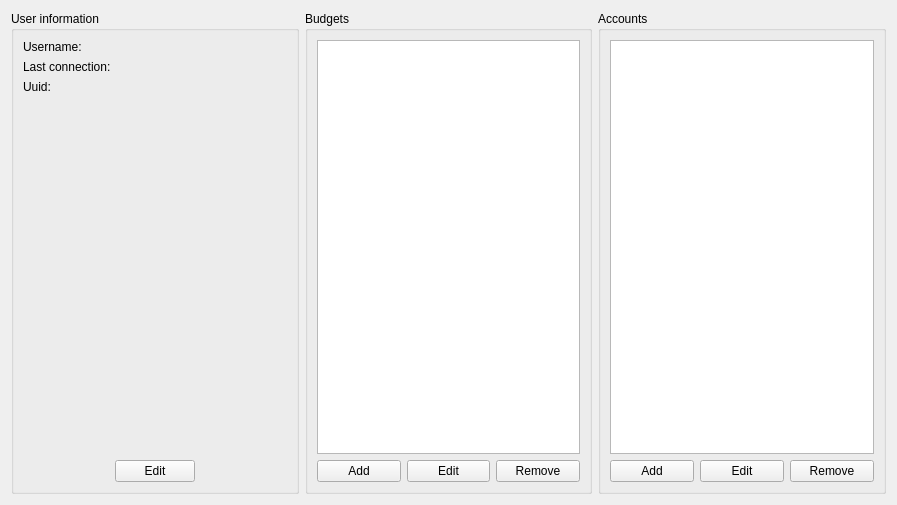
<?xml version="1.0" encoding="UTF-8"?>
<ui version="4.0">
 <class>UserViewer</class>
 <widget class="QWidget" name="UserViewer">
  <property name="geometry">
   <rect>
    <x>0</x>
    <y>0</y>
    <width>897</width>
    <height>505</height>
   </rect>
  </property>
  <property name="windowTitle">
   <string>Form</string>
  </property>
  <layout class="QHBoxLayout" name="horizontalLayout">
   <item>
    <widget class="QGroupBox" name="group_user_info">
     <property name="title">
      <string>User information</string>
     </property>
     <layout class="QVBoxLayout" name="verticalLayout_5">
      <item>
       <layout class="QHBoxLayout" name="horizontalLayout_2">
        <item>
         <layout class="QVBoxLayout" name="verticalLayout_4">
          <item>
           <widget class="QLabel" name="username_key">
            <property name="text">
             <string>Username:</string>
            </property>
           </widget>
          </item>
          <item>
           <widget class="QLabel" name="last_conn_key">
            <property name="text">
             <string>Last connection:</string>
            </property>
           </widget>
          </item>
          <item>
           <widget class="QLabel" name="uuid_key">
            <property name="text">
             <string>Uuid:</string>
            </property>
           </widget>
          </item>
         </layout>
        </item>
        <item>
         <layout class="QVBoxLayout" name="verticalLayout">
          <item>
           <widget class="QLabel" name="uuid_value">
            <property name="text">
             <string>&lt;uuid&gt;</string>
            </property>
           </widget>
          </item>
          <item>
           <widget class="QLabel" name="username_vaue">
            <property name="text">
             <string>&lt;username&gt;</string>
            </property>
           </widget>
          </item>
          <item>
           <widget class="QLabel" name="last_conn_value">
            <property name="text">
             <string>&lt;last-connection&gt;</string>
            </property>
           </widget>
          </item>
         </layout>
        </item>
       </layout>
      </item>
      <item>
       <spacer name="user_info_vspacer">
        <property name="orientation">
         <enum>Qt::Vertical</enum>
        </property>
        <property name="sizeHint" stdset="0">
         <size>
          <width>20</width>
          <height>342</height>
         </size>
        </property>
       </spacer>
      </item>
      <item>
       <layout class="QHBoxLayout" name="user_buttons">
        <item>
         <spacer name="left_hspacer">
          <property name="orientation">
           <enum>Qt::Horizontal</enum>
          </property>
          <property name="sizeHint" stdset="0">
           <size>
            <width>40</width>
            <height>20</height>
           </size>
          </property>
         </spacer>
        </item>
        <item>
         <widget class="QPushButton" name="edit_user">
          <property name="text">
           <string>Edit</string>
          </property>
         </widget>
        </item>
        <item>
         <spacer name="right_hspacer">
          <property name="orientation">
           <enum>Qt::Horizontal</enum>
          </property>
          <property name="sizeHint" stdset="0">
           <size>
            <width>40</width>
            <height>20</height>
           </size>
          </property>
         </spacer>
        </item>
       </layout>
      </item>
     </layout>
    </widget>
   </item>
   <item>
    <widget class="QGroupBox" name="group_budgets">
     <property name="title">
      <string>Budgets</string>
     </property>
     <layout class="QVBoxLayout" name="verticalLayout_2">
      <item>
       <widget class="QListWidget" name="list_budgets">
        <property name="editTriggers">
         <set>QAbstractItemView::NoEditTriggers</set>
        </property>
       </widget>
      </item>
      <item>
       <layout class="QHBoxLayout" name="budgets_buttons">
        <item>
         <widget class="QPushButton" name="add_budget">
          <property name="text">
           <string>Add</string>
          </property>
         </widget>
        </item>
        <item>
         <widget class="QPushButton" name="edit_budget">
          <property name="text">
           <string>Edit</string>
          </property>
         </widget>
        </item>
        <item>
         <widget class="QPushButton" name="remove_budget">
          <property name="text">
           <string>Remove</string>
          </property>
         </widget>
        </item>
       </layout>
      </item>
     </layout>
    </widget>
   </item>
   <item>
    <widget class="QGroupBox" name="group_accounts">
     <property name="title">
      <string>Accounts</string>
     </property>
     <layout class="QVBoxLayout" name="verticalLayout_3">
      <item>
       <widget class="QListWidget" name="list_accounts">
        <property name="editTriggers">
         <set>QAbstractItemView::NoEditTriggers</set>
        </property>
       </widget>
      </item>
      <item>
       <layout class="QHBoxLayout" name="accounts_buttons">
        <item>
         <widget class="QPushButton" name="add_account">
          <property name="text">
           <string>Add</string>
          </property>
         </widget>
        </item>
        <item>
         <widget class="QPushButton" name="edit_account">
          <property name="text">
           <string>Edit</string>
          </property>
         </widget>
        </item>
        <item>
         <widget class="QPushButton" name="remove_account">
          <property name="text">
           <string>Remove</string>
          </property>
         </widget>
        </item>
       </layout>
      </item>
     </layout>
    </widget>
   </item>
  </layout>
 </widget>
 <resources/>
 <connections/>
</ui>
